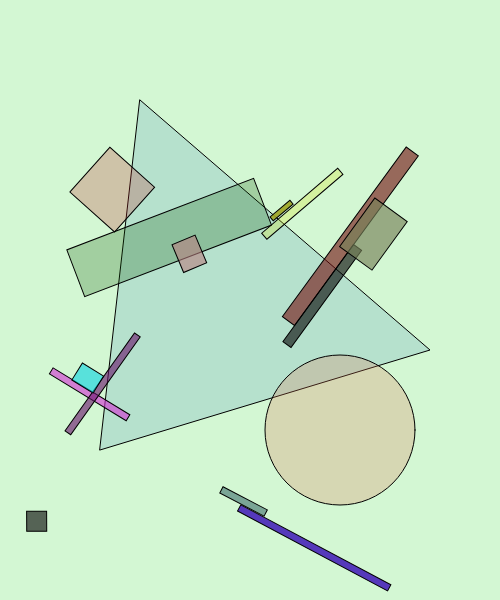
Frame 1 (no input)
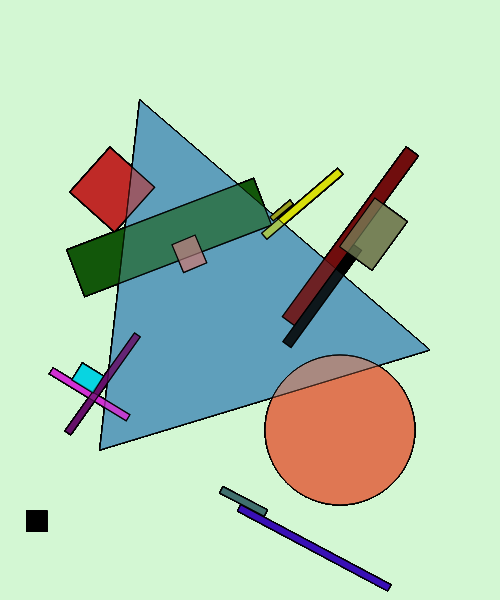
Frame 60 (no input)
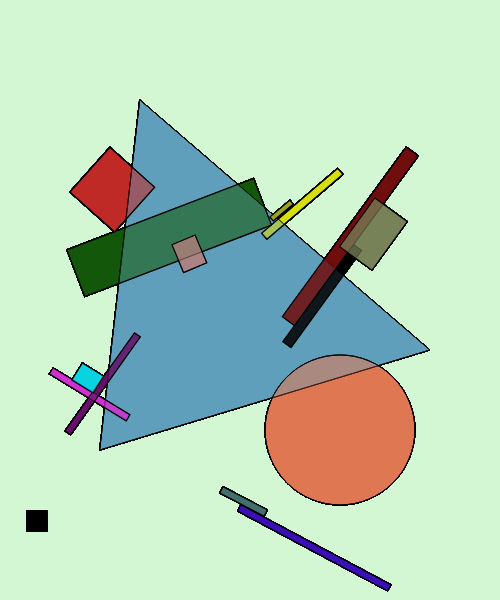
Frame 120 (the mouse pressed at the canvas centre since frame 60)

The p5.js sketch that drew these frames (run headless with seeded random() and noise() and a simulated clock; from frame 60 on, the mouse is pressed at the canvas centre):

// p5.js sketch
// ── sketch.js


function setup() { // runs once at the start
  createCanvas(500,600);
  // added dimensions to fit the size of the original image
  background ('rgba(81, 223, 81, 0.25)'); // added green color to background 
  // createCanvas is a function that creates a canvas for our p5.js
  // sketch to draw into. it takes two parameters,  width and height.
  // windowWidth and windowHeight are used to set the size to the full
  // size of our browser window. 
}

function draw() { // runs in a loop after setup 
  fill('rgba(98, 161, 188, 0.25)');
  triangle(100, 450, 430, 350, 140, 100);
  
  fill('rgba(222, 120, 86, 0.25)');
  circle(340,430,150);

  fill('rgba(190, 40, 40, 0.25)');
  translate(255,210);
  rotate(40);
  square(50,90,60); // parameters for square to align w/ original picture
  
  fill('rgba(17, 87, 9, 0.25)');
  rotate(9.9); 
  rect(-190,-30,200,50);
  
  fill('rgba(216, 223, 11, 0.25)');
  rotate(2.8); 
  rect(-90,-30,100,8);

  fill('rgba(157, 163, 32, 0.89)');
  rotate(3.15); 
  rect(7,15,26,5);

  fill('rgba(113, 12, 12, 0.6)');
  rotate(2.9); 
  rect(-140,-100,210,15);

  fill('rgba(0, 0, 0, 0.6)');
  rotate(3.14); 
  rect(-90,100,120,10);

  fill('rgba(119, 130, 88, 0.65)');
  rotate(3.14); 
  rect(-80,-130,60,40);

  fill('rgba(183, 127, 127, 0.6)');
  rotate(8.4); 
  rect(-30,-90,30,25);

  fill('rgba(210, 47, 212, 0.6)');
  rotate(8.8); 
  rect(-90,240,90,7);

  fill('rgba(103, 15, 105, 0.6)');
  rotate(1.64); 
  rect(170,20,120,7);

  fill('rgba(8, 212, 226, 0.6)');
  rotate(4.65); 
  rect(-66,221,25,20);

  fill('rgba(0, 0, 0, 0.6)');
  rotate(1.01);
  square(300,210,20);

  fill('rgba(64, 113, 110, 0.6)');
  rotate(5.2); 
  rect(100,260,50,7);

  fill('rgba(58, 17, 182, 0.82)');
  rotate(6.29); 
  rect(126,267,170,7);
}
